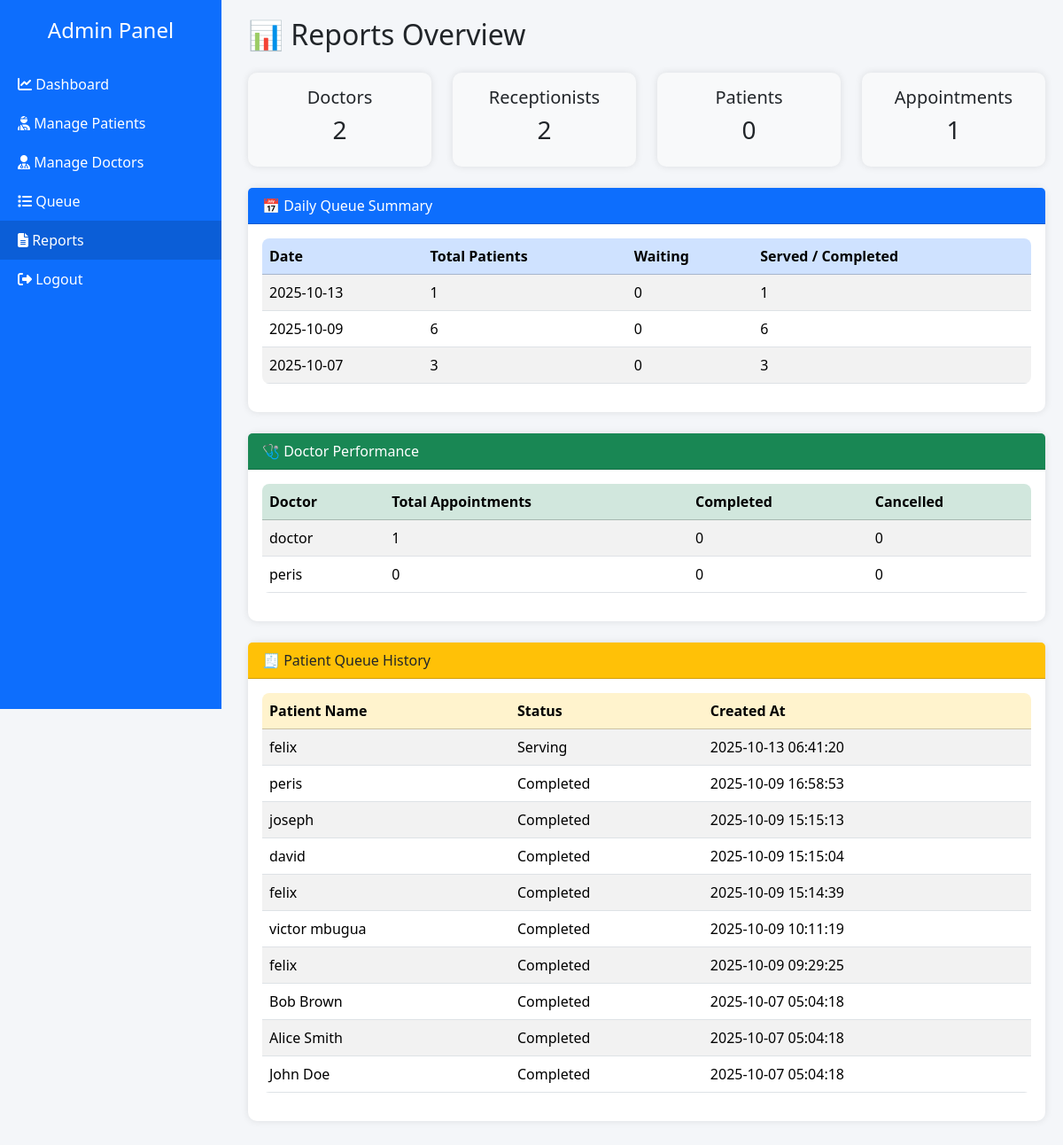
/reports.php (signed in), run on the app's committed database.
### tables this page shows
CREATE TABLE `queue` (
  `id` int(11) NOT NULL,
  `patient_id` int(11) DEFAULT NULL,
  `patient_name` varchar(100) DEFAULT NULL,
  `ticket_no` int(11) DEFAULT NULL,
  `ticket_number` varchar(20) DEFAULT NULL,
  `doctor_id` int(11) DEFAULT NULL,
  `status` enum('waiting','serving','called','done','in_progress','completed') NOT NULL DEFAULT 'waiting',
  `created_at` timestamp NOT NULL DEFAULT current_timestamp()
);

### reports.php (the view, shortened to what this page needs)
<?php
$conn = new mysqli("localhost", "root", "", "hospital_db");
$dailySql = "
    SELECT
        DATE(created_at) AS date,
        COUNT(*) AS total_patients,
        SUM(CASE WHEN status='waiting' THEN 1 ELSE 0 END) AS waiting,
        SUM(CASE WHEN status IN ('completed','done','serving') THEN 1 ELSE 0 END) AS served
    FROM queue
    GROUP BY DATE(created_at)
    ORDER BY DATE(created_at) DESC
";
$dailyResult = $conn->query($dailySql);
$doctorSql = "
    SELECT
        u.username AS doctor_name,
        COUNT(a.id) AS total_appointments,
        SUM(CASE WHEN a.status='completed' THEN 1 ELSE 0 END) AS completed,
        SUM(CASE WHEN a.status='cancelled' THEN 1 ELSE 0 END) AS cancelled
    FROM users u
    LEFT JOIN appointments a ON u.id = a.doctor_id
    WHERE u.role='doctor'
    GROUP BY u.username
    ORDER BY total_appointments DESC
";
$doctorResult = $conn->query($doctorSql);
$queueSql = "
    SELECT
        patient_name,
        status,
        created_at
    FROM queue
    ORDER BY created_at DESC
";
$queueResult = $conn->query($queueSql);
$totalDoctors = $conn->query("SELECT COUNT(*) AS total FROM users WHERE role='doctor'")->fetch_assoc()['total'];
$totalReceptionists = $conn->query("SELECT COUNT(*) AS total FROM users WHERE role='receptionist'")->fetch_assoc()['total'];
$totalPatients = $conn->query("SELECT COUNT(*) AS total FROM users WHERE role='patient'")->fetch_assoc()['total'];
$totalAppointments = $conn->query("SELECT COUNT(*) AS total FROM appointments")->fetch_assoc()['total'];
?>
<!DOCTYPE html>
<html lang="en">
<head>
    <link href="https://cdn.jsdelivr.net/npm/bootstrap@5.3.2/dist/css/bootstrap.min.css" rel="stylesheet">
    <link rel="stylesheet" href="https://cdnjs.cloudflare.com/ajax/libs/font-awesome/6.4.0/css/all.min.css">
</head>
<body>
<div class="sidebar">
    <h4 class="text-center mb-4">Admin Panel</h4>
    <a href="admin_dashboard.php"><i class="fas fa-chart-line"></i> Dashboard</a>
    <a href="manage_patient.php"><i class="fas fa-user-injured"></i> Manage Patients</a>
    <a href="doctors.php"><i class="fas fa-user-md"></i> Manage Doctors</a>
    <a href="queue.php"><i class="fas fa-list"></i> Queue</a>
    <a href="reports.php" class="active"><i class="fas fa-file-alt"></i> Reports</a>
    <a href="logout.php"><i class="fas fa-sign-out-alt"></i> Logout</a>
</div>
<div class="content">
    <h2 class="mb-4">📊 Reports Overview</h2>
    <div class="row mb-4">
        <div class="col-md-3">
            <div class="card p-3 text-center bg-light">
                <h5>Doctors</h5>
                <h3><?= $totalDoctors ?></h3>
            </div>
        </div>
        <div class="col-md-3">
            <div class="card p-3 text-center bg-light">
                <h5>Receptionists</h5>
                <h3><?= $totalReceptionists ?></h3>
            </div>
        </div>
        <div class="col-md-3">
            <div class="card p-3 text-center bg-light">
                <h5>Patients</h5>
                <h3><?= $totalPatients ?></h3>
            </div>
        </div>
        <div class="col-md-3">
            <div class="card p-3 text-center bg-light">
                <h5>Appointments</h5>
                <h3><?= $totalAppointments ?></h3>
            </div>
        </div>
    </div>
    <div class="card mb-4">
        <div class="card-header bg-primary text-white">📅 Daily Queue Summary</div>
        <div class="card-body">
            <table class="table table-striped">
                <thead class="table-primary">
                    <tr>
                        <th>Date</th>
                        <th>Total Patients</th>
                        <th>Waiting</th>
                        <th>Served / Completed</th>
                    </tr>
                </thead>
                <tbody>
                    <?php while ($row = $dailyResult->fetch_assoc()): ?>
                        <tr>
                            <td><?= htmlspecialchars($row['date']) ?></td>
                            <td><?= $row['total_patients'] ?></td>
                            <td><?= $row['waiting'] ?></td>
                            <td><?= $row['served'] ?></td>
                        </tr>
                    <?php endwhile; ?>
                </tbody>
            </table>
        </div>
    </div>
    <div class="card mb-4">
        <div class="card-header bg-success text-white">🩺 Doctor Performance</div>
        <div class="card-body">
            <table class="table table-striped">
                <thead class="table-success">
                    <tr>
                        <th>Doctor</th>
                        <th>Total Appointments</th>
                        <th>Completed</th>
                        <th>Cancelled</th>
                    </tr>
                </thead>
                <tbody>
                    <?php while ($row = $doctorResult->fetch_assoc()): ?>
                        <tr>
                            <td><?= htmlspecialchars($row['doctor_name']) ?></td>
                            <td><?= $row['total_appointments'] ?></td>
                            <td><?= $row['completed'] ?></td>
                            <td><?= $row['cancelled'] ?></td>
                        </tr>
                    <?php endwhile; ?>
                </tbody>
            </table>
        </div>
    </div>
    <div class="card mb-4">
        <div class="card-header bg-warning text-dark">🧾 Patient Queue History</div>
        <div class="card-body">
            <table class="table table-striped">
                <thead class="table-warning">
                    <tr>
                        <th>Patient Name</th>
                        <th>Status</th>
                        <th>Created At</th>
                    </tr>
                </thead>
                <tbody>
                    <?php while ($row = $queueResult->fetch_assoc()): ?>
                        <tr>
                            <td><?= htmlspecialchars($row['patient_name']) ?></td>
                            <td><?= ucfirst($row['status']) ?></td>
                            <td><?= $row['created_at'] ?></td>
                        </tr>
                    <?php endwhile; ?>
                </tbody>
            </table>
        </div>
    </div>
</div>
</body>
</html>

### reports.php (style rules this page uses)
body { background-color: #f4f6f9; }
.sidebar { width: 250px; height: 100vh; position: fixed; background: #0d6efd; color: #fff; padding-top: 20px; }
.sidebar a { color: #fff; display: block; padding: 10px 20px; text-decoration: none; }
.sidebar a:hover, .sidebar a.active { background: #0b5ed7; }
.content { margin-left: 260px; padding: 20px; }
.card { border: none; border-radius: 10px; box-shadow: 0 0 8px rgba(0,0,0,0.1); }
table { background: #fff; border-radius: 8px; overflow: hidden; }

### data on the page
queue: patient_name "felix", status "Serving", created_at "2025-10-13 06:41:20"
queue: patient_name "peris", status "Completed", created_at "2025-10-09 16:58:53"
queue: patient_name "joseph", status "Completed", created_at "2025-10-09 15:15:13"
queue: patient_name "david", status "Completed", created_at "2025-10-09 15:15:04"
queue: patient_name "felix", status "Completed", created_at "2025-10-09 15:14:39"
queue: patient_name "victor mbugua", status "Completed", created_at "2025-10-09 10:11:19"
queue: patient_name "felix", status "Completed", created_at "2025-10-09 09:29:25"
queue: patient_name "Bob Brown", status "Completed", created_at "2025-10-07 05:04:18"
queue: patient_name "Alice Smith", status "Completed", created_at "2025-10-07 05:04:18"
queue: patient_name "John Doe", status "Completed", created_at "2025-10-07 05:04:18"

### other printed values
$totalDoctors "2"
$totalReceptionists "2"
$totalPatients "0"
$totalAppointments "1"
$row['date'] "2025-10-13"
$row['total_patients'] "1"
$row['waiting'] "0"
$row['served'] "1"
$row['date'] "2025-10-09"
$row['total_patients'] "6"
$row['served'] "6"
$row['date'] "2025-10-07"
$row['total_patients'] "3"
$row['served'] "3"
$row['doctor_name'] "doctor"
